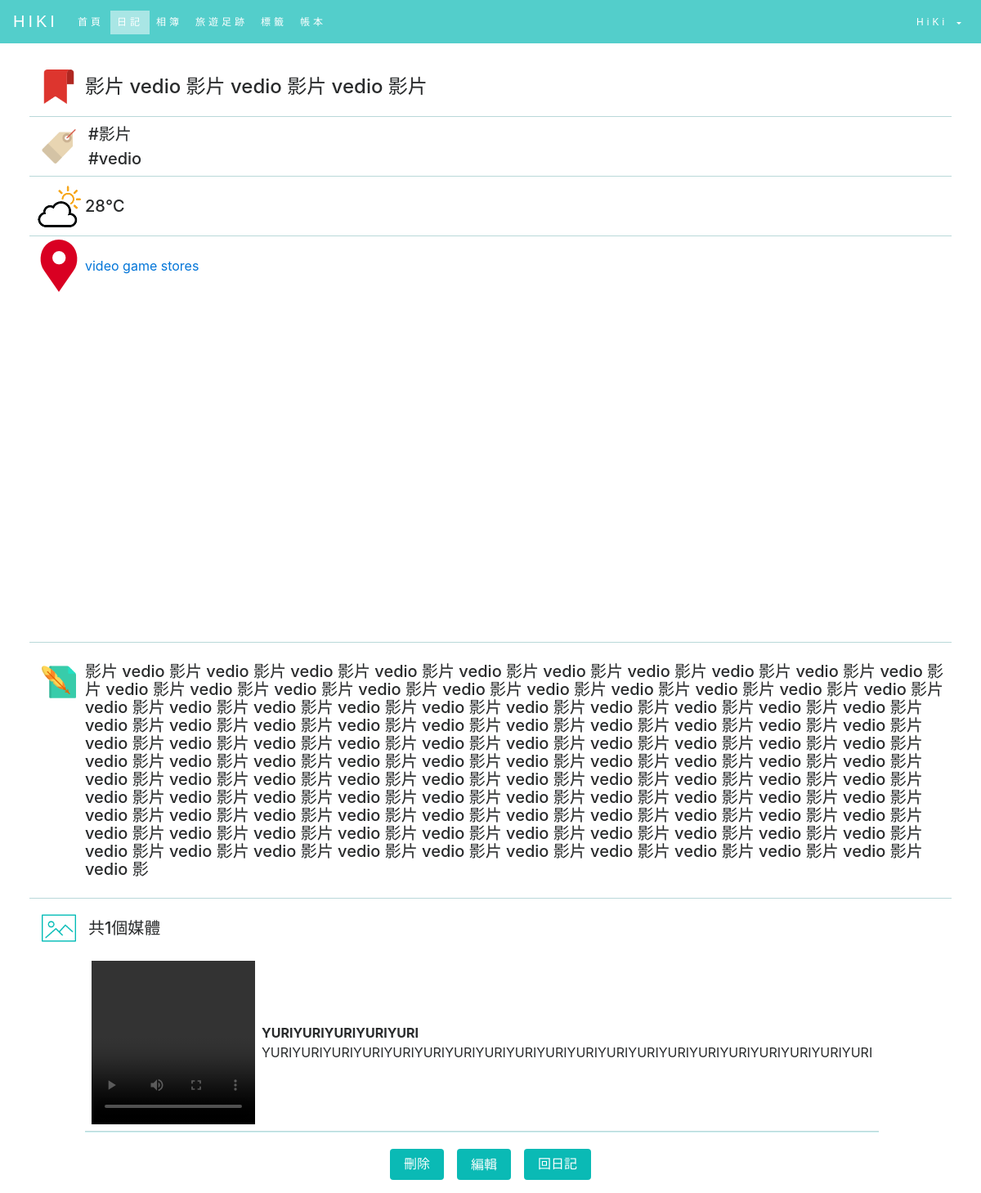
Page /diary/detail/4/ (signed in) on the committed database.
### users/models.py (models this page shows, shortened)
class User(AbstractBaseUser, PermissionsMixin):
    email = models.EmailField(max_length=255, unique=True, db_index=True)
    name = models.CharField(max_length=100)
    verified = models.BooleanField(default=False)
    is_staff = models.BooleanField(default=False)
    is_active = models.BooleanField(default=True)
    date_joined = models.DateTimeField(default=timezone.now)
    objects = UserManager()
    USERNAME_FIELD = 'email'
    class Meta:
        verbose_name = _('user')
        verbose_name_plural = _('users')
        swappable = 'AUTH_USER_MODEL'

### diary/models.py (models this page shows, shortened)
class Diary(models.Model):
    AUTH_CHOICES = (
        ('Private', '私密'),
        ('Public', '公開'),
    )
    userID = models.ForeignKey(User,blank=True,null=True)
    type = models.CharField(max_length=30, choices=AUTH_CHOICES,default=AUTH_CHOICES[0][0])
    title = models.CharField(max_length=30, blank=False)
    date = models.DateField()
    content = models.CharField(max_length=1000,blank=False)
    location = models.ForeignKey(Map,blank=True,null=True)
    tags = models.ManyToManyField(Tag)
    weather_meantemp = models.CharField(max_length=50, null=True)
    weather_cond = models.CharField(max_length=50, null=True)
    class Meta:  # 排序用
        ordering = ['date']

class Tag(models.Model):
    tagName = models.CharField(max_length=20,unique=True,blank=False,null=False)

class Map(models.Model):
    location = models.CharField(max_length=50,null=True)
    latitude = models.DecimalField(max_digits=13,decimal_places=10,null=True)
    longitude = models.DecimalField(max_digits=13,decimal_places=10,null=True)

class Media(models.Model):
    title = models.CharField(max_length=20,null=True,blank=True)
    description = models.CharField(max_length=80,null=True,blank=True)
    img = models.FileField(upload_to = 'user_media/')
    diary = models.ForeignKey(Diary,on_delete=models.CASCADE,default=0)
    def type(self):
        import os
        name,ext = os.path.splitext(self.img.name)
        ext = ext.lower()
        if ext =='.jpg' or ext =='.jpeg' or ext == '.png' or ext=='.gif':
            return 'img'
        return 'video'

### diary/views.py (the view, shortened to what this page needs)
# urls.py: url(r'^detail/(?P<pk>\d+)/$', views.detail, name='diary_detail'), # detail.html
@login_required(login_url='/accounts/')
def detail(request,pk):
    mediaURL = settings.MEDIA_URL
    MapAPI = settings.GOOGLE_MAPS_API_KEY
    user = request.user
    diary = Diary.objects.get(pk=pk)
    return render(request, 'diary/detail.html', locals())

### templates/diary/detail.html (shortened to what this page needs)
{% load static %}
<!DOCTYPE html>
<head>
	{% include 'include/bootstrap.html' %}
	<link rel="stylesheet" type="text/css" href="{% static 'css/main.css' %}">
	<link rel="stylesheet" type="text/css" href="{% static 'css/googlemap.css' %}">
</head>
<body class="w-100 h-100 m-0">
	{% include 'include/nav.html' with name=user.name title='diary_' %}
	<main class="d-flex flex-column" style="margin:0 3%;">
		<div class="d-flex align-items-center p-1">
			<div class="detail-icon">
				<img class="detail-icon-img" src="{%static '/icon/detail/title.png' %}">
			</div>
			<h4 class="m-0">{{diary.title}}</h4>
		</div>
		<hr>
		{% ifnotequal diary.tags.all|length 0 %}
		<div class="d-flex p-1">
			<div class="detail-icon">
				<img class="detail-icon-img" src="{%static '/icon/detail/tag.png' %}">
			</div>
			<div class="d-flex flex-column align-self-center">
			{% for t in diary.tags.all %}
			    <h5 class="m-1">#{{t.tagName}}</h5>
			{% endfor %}
			</div>
		</div>
		<hr>
		{% endifnotequal %}
		{% ifnotequal diary.location.location "null" %}
		{% with '/icon/weather/'|add:diary.weather_cond|add:'.png' as image_static %}
		<div class="d-flex align-items-center p-1">
  			<img src="{% static image_static %}" onerror="this.style.display='none'" alt="null" height="64" width="64">
			<h5 class="m-0">{{diary.weather_meantemp}}℃</h5>
		</div>
		<hr>
		{% endwith %}
		<div class="p-1 d-flex flex-row align-items-center">
			<div class="detail-icon">
				<img class="detail-icon" src="{%static '/icon/detail/placeholder.png' %}">
			</div>
			<a target="_blank" href="http://maps.google.com/maps?q={{diary.location.latitude}},{{diary.location.longitude}}">{{diary.location.location}}</a>
		</div>
		<div class="d-flex pb-4">
			<div class="detail-icon"></div>
			<div id="map"></div>
		</div>
		{% endifnotequal %}
		<hr>
		<div class="pl-1 pr-1 pt-3 pb-3 d-flex flex-row">
			<div class="detail-icon">
				<img class="detail-icon-img" src="{%static '/icon/detail/content.png' %}">
			</div>
			<div class="h5 mt-2 mb-2">{{diary.content}}</div>
		</div>
		<hr>
		{% ifnotequal diary.media_set.all|length 0 %}
		<div class="d-flex align-items-center pt-1 pl-1 pr-1 pb-0">
			<div class="detail-icon">
				<img class="detail-icon-img" src="{%static '/icon/detail/picture.png' %}">
			</div>
			<h5 class="ml-1 mt-0 mr-0 mb-0">共{{diary.media_set.all|length }}個媒體</h5>
		</div>
		<div class="d-flex pt-0 pl-1 pr-1 pb-1">
			<div class="detail-icon"></div>
			<div class="d-flex flex-column">
		    {% for i in diary.media_set.all %}
		        <div class="d-flex flex-column flex-sm-row m-2">
				    {% if i.type == "video" %}
			        <video width="200" height="200" controls>
						<source src="{{mediaURL}}{{i.img}}" type="video/mp4">
						<source src="{{mediaURL}}{{i.img}}" type="video/ogg">
			        </video>
			        {% endif %}
			        <div class="d-flex flex-column word ml-sm-2 align-self-center">
			        	<b>
						{% ifnotequal i.title null %}
				        	{{i.title}}
				        {% endifnotequal %}
					    </b>
						<div>
						{% ifnotequal i.description null %}
							{{i.description}}
						{% endifnotequal %}
						</div>
					</div>
		        </div>
		        <hr>
		    {% endfor %}
		    </div>
		</div>
		{% endifnotequal %}
		<div class="d-flex justify-content-center m-2">
	        {% if diary.userID.email == user.email%}
	        <form method="post" class="d-flex">{% csrf_token %}
	            <input class="btn custom-button m-2" type="submit" name="delete" value="刪除">
	            <a class="btn custom-button m-2" href="{% url 'diary_edit' pk=diary.pk %}">編輯</a>
	        </form>
	        {% endif %}
			<form action="/diary/" class="d-flex">
				<button class="btn custom-button m-2" type="submit">回日記</button>
			</form>
		</div>
	</main>
</body>
</html>

### templates/include/nav.html (shortened to what this page needs)
﻿{% load static %}
	<nav class="navbar navbar-toggleable-md navbar-light fixed-top w-100">
		<div class="navbar-brand">HIKI</div>
	    <div id="navbar-collapse-1" class="collapse navbar-collapse">
			<ul class="navbar-nav">
				<li id="home_" class="nav-item">
					<a class="nav-link" href="{% url 'hiki' %}">首頁</a>
				</li>
				<li id="diary_" class="nav-item">
					<a class="nav-link" href="{% url 'diary_display' %}">日記</a>
				</li>
		      	<li id="photo_" class="nav-item">
		      		<a class="nav-link" href="{% url 'diary_media' %}">相簿</a>
		      	</li>
		      	<li id="map_" class="nav-item">
		      		<a class="nav-link" href="{% url 'diary_map' %}">旅遊足跡</a>
		      	</li>
		      	<li id="tag_" class="nav-item">
		      		<a class="nav-link" href="{% url 'diary_tag' %}">標籤</a>
		      	</li>
		      	<li id="tally_" class="nav-item">
		      		<a class="nav-link" href="{% url 'tally_display' %}">帳本</a>
		      	</li>
		    </ul>
		    <ul class="navbar-nav ml-auto">
		      	<li class="nav-item dropdown">
		            <a class="nav-link dropdown-toggle" data-toggle="dropdown" href="#" id="navbarDropdownMenuLink"  aria-haspopup="true" aria-expanded="false">
		                 {{name}}
		            </a>
	    		</li>
	    	</ul>
	    </div>
	</nav>

### staticfiles/css/main.css (style rules this page uses)
html, body { width:100%; margin:0; padding:0; }
.custom-button { background-color: #0ABAB5; color:white; }
.detail-icon { width:64px; height:64px; min-width: 64px; }
.detail-icon-img { width:42px; height:42px; margin: 11px; }
hr { width:100%; margin:0; height:.1px; background-color:rgba(10,181,186,0.2); }

### staticfiles/css/googlemap.css (style rules this page uses)
#map { height:50vh; width:100%; }

### templates/diary/detail.html (style rules this page uses)
.word { white-space:normal; word-break:break-all; overflow:hidden; }

### templates/include/nav.html (style rules this page uses)
.navbar , .dropdown-menu { background-color: #53cecb !important; border:0px !important; font-family: Montserrat, sans-serif !important; font-size: 12px !important; line-height: 1.42857143 !important; letter-spacing: 4px !important; }
#navbar-collapse-1 { padding-top: 3px; }
.navbar-brand , .navbar-nav > li > a , .dropdown-menu > li > a { color:white !important; }
.active > a , .dropdown-item.active, .dropdown-item:active { color:#0ABAB5 !important; background-color: rgba(255,255,255,.5) !important; }

### rows in the picture
User: name "HiKi"
Diary: title "影片 vedio 影片 vedio 影片 vedio 影片", weather_meantemp "28", location.location "video game stores", content "影片 vedio 影片 vedio 影片 vedio 影片 vedio 影片 vedio 影片 vedio 影片 vedio 影片 vedio 影片 vedio 影片 vedio 影片 vedio 影片 vedio 影片 vedio 影片 vedio 影片 vedio 影片 vedio 影片 vedio 影片 vedio 影片 vedio 影片 vedio 影片 vedio 影片 vedio 影片 vedio 影片 vedio 影片 vedio 影片 vedio 影片 vedio 影片 vedio 影片 vedio 影片 vedio 影片 vedio 影片 vedio 影片 vedio 影片 vedio 影片 vedio 影片 vedio 影片 vedio 影片 vedio 影片 vedio 影片 vedio 影片 vedio 影片 vedio 影片 vedio 影片 vedio 影片 vedio 影片 vedio 影片 vedio 影片 vedio 影片 vedio 影片 vedio 影片 vedio 影片 vedio 影片 vedio 影片 vedio 影片 vedio 影片 vedio 影片 vedio 影片 vedio 影片 vedio 影片 vedio 影片 vedio 影片 vedio 影片 vedio 影片 vedio 影片 vedio 影片 vedio 影片 vedio 影片 vedio 影片 vedio 影片 vedio 影片 vedio 影片 vedio 影片 vedio 影片 vedio 影片 vedio 影片 vedio 影片 vedio 影片…", media_set.all|length "1"
Tag: tagName "影片"
Tag: tagName "vedio"
Media: title "YURIYURIYURIYURIYURI", description "YURIYURIYURIYURIYURIYURIYURIYURIYURIYURIYURIYURIYURIYURIYURIYURIYURIYURIYURIYURI"
